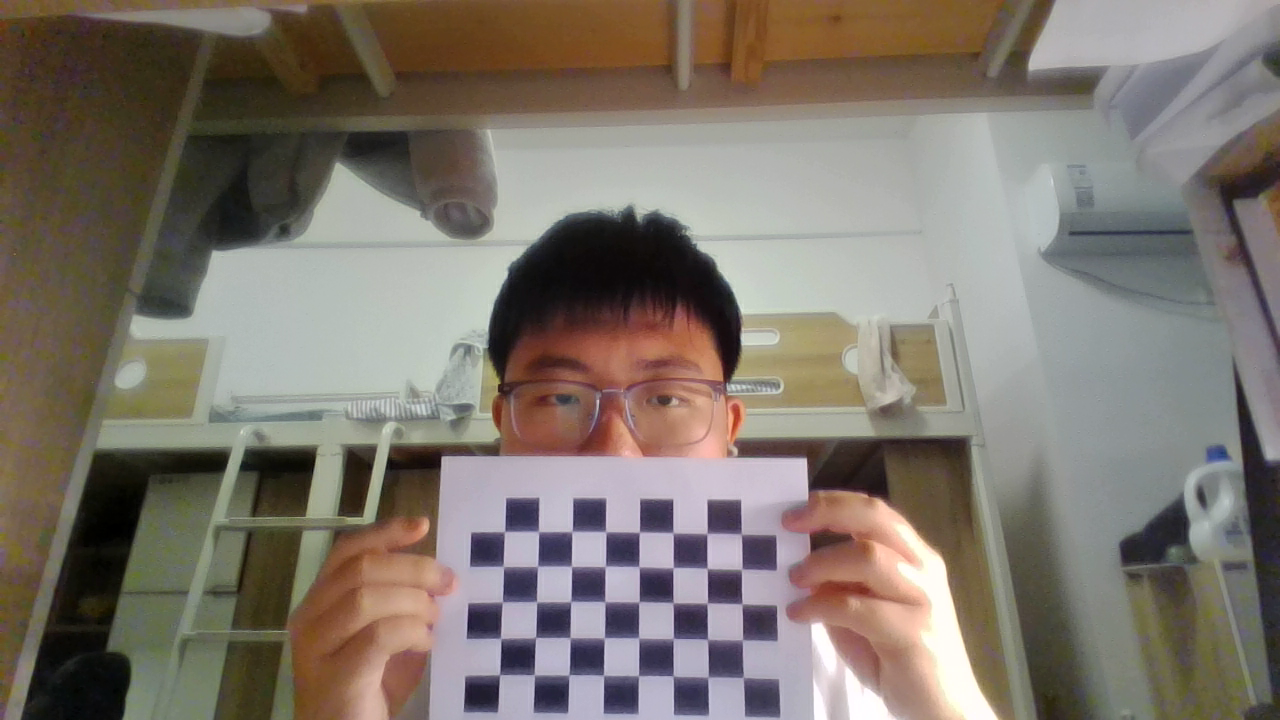
#> input picture camera_calib/data/calib/calib_02.png, 1280 x 720 px; its folder holds 4 pictures in this run
$ python calibrate.py --dir data/calib --exclude calib_07.png calib_13.png
#> lines starting #> are read from the running program, lines starting #| are printed output that depends on the picture
### camera_calib/calib_lib.py
"""共用函数：棋盘格检测、相机标定、平面（标定板所在平面）测量。

所有长度单位统一为毫米 (mm)，长度单位换算是本实验最容易出错的地方，
因此这里只用一个单位，避免 m / mm 混用。
"""

from __future__ import annotations

import json
from datetime import datetime
from pathlib import Path

import cv2
import numpy as np

IMG_EXTS = {".png", ".jpg", ".jpeg", ".bmp", ".tif", ".tiff"}

# 亚像素迭代：最多 100 次或位移小于 1e-6 px
SUB_PIX_CRITERIA = (cv2.TERM_CRITERIA_EPS + cv2.TERM_CRITERIA_MAX_ITER, 100, 1e-6)

# 默认标定板：9×6 个方格，即 8×5 个内部角点，格边长 20 mm
DEFAULT_COLS = 9
DEFAULT_ROWS = 6
DEFAULT_SQUARE_MM = 20.0


# --------------------------------------------------------------------------
# 基本工具
# --------------------------------------------------------------------------
def inner_corners(cols: int = DEFAULT_COLS, rows: int = DEFAULT_ROWS) -> tuple[int, int]:
    """方格数 -> 内部角点数。OpenCV 只认内部角点，9×6 格对应 8×5 角点。"""
    return cols - 1, rows - 1


def object_points(pattern: tuple[int, int], square_mm: float) -> np.ndarray:
    """角点在标定板坐标系下的三维坐标 (N,3)，单位 mm，z=0。

    顺序与 findChessboardCorners 的输出一致：逐行、从左到右。
    """
    cols, rows = pattern
    pts = np.zeros((cols * rows, 3), np.float32)
    pts[:, :2] = np.mgrid[0:cols, 0:rows].T.reshape(-1, 2) * float(square_mm)
    return pts


def list_images(folder) -> list[Path]:
    folder = Path(folder)
    if not folder.exists():
        return []
    return sorted(p for p in folder.iterdir() if p.suffix.lower() in IMG_EXTS)


# [15 lines left out: functions load_calib, save_calib, not called in this run]


# --------------------------------------------------------------------------
# 角点检测
# --------------------------------------------------------------------------
def find_corners(
    gray: np.ndarray,
    pattern: tuple[int, int],
    use_sb: bool = True,
    subpix: bool = True,
) -> tuple[bool, np.ndarray | None]:
    """在灰度图上找棋盘格内部角点。

    优先用 findChessboardCornersSB（OpenCV 4.6+ 自带，抗噪、自带亚像素），
    失败再退回经典的 findChessboardCorners + cornerSubPix。
    """
    found, corners = False, None

    if use_sb and hasattr(cv2, "findChessboardCornersSB"):
        flags = cv2.CALIB_CB_NORMALIZE_IMAGE | cv2.CALIB_CB_ACCURACY
        found, corners = cv2.findChessboardCornersSB(gray, pattern, flags=flags)

    if not found:
        flags = cv2.CALIB_CB_ADAPTIVE_THRESH | cv2.CALIB_CB_NORMALIZE_IMAGE
        found, corners = cv2.findChessboardCorners(gray, pattern, flags=flags)
        if found and subpix:
            # 亚像素级精定位：在角点周围窗口内做迭代最优化
            corners = cv2.cornerSubPix(
                gray, corners, (11, 11), (-1, -1), SUB_PIX_CRITERIA
            )

    return found, (corners if found else None)


# --------------------------------------------------------------------------
# 标定
# --------------------------------------------------------------------------
def calibrate_from_images(
    paths,
    pattern: tuple[int, int],
    square_mm: float,
    model: str = "standard",
    exclude: set[str] | None = None,
    verbose: bool = False,
) -> dict:
    """对一组标定图做内参标定。

    返回 dict：camera_matrix / dist_coeffs / rms / per_view / image_size ...
    """
#> called with pattern = (8, 5), square_mm = 20, model = 'standard', verbose = False
    exclude = exclude or set()
    objp = object_points(pattern, square_mm)

    obj_all, img_all, used, skipped = [], [], [], []
    size = None

    for p in paths:
        p = Path(p)
        if p.name in exclude:
            skipped.append((p.name, "按 --exclude 排除"))
            continue
        gray = cv2.imread(str(p), cv2.IMREAD_GRAYSCALE)
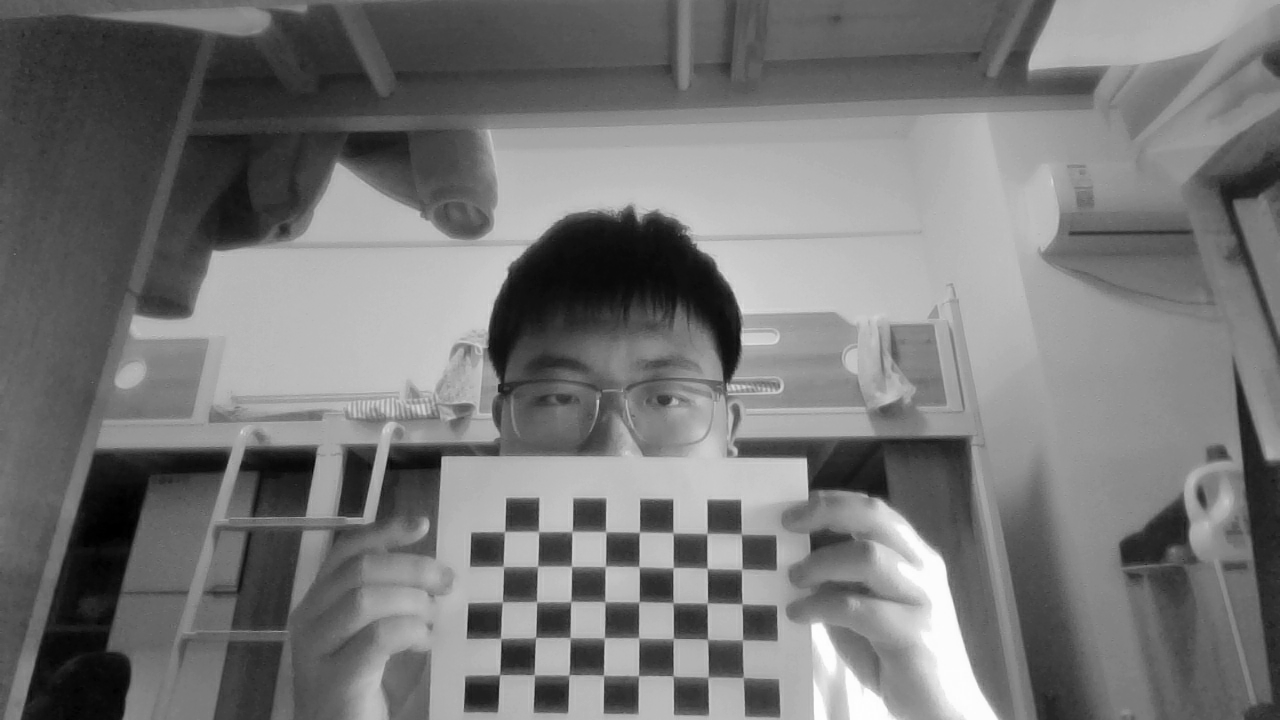
#> gray: shape (720, 1280); min 0, max 254, mean 118.1
        if gray is None:
            skipped.append((p.name, "读不了（文件损坏或不是图片）"))
            continue
        if size is None:
            size = (gray.shape[1], gray.shape[0])
#> size = (1280, 720)
        elif (gray.shape[1], gray.shape[0]) != size:
            skipped.append((p.name, f"分辨率 {gray.shape[1]}x{gray.shape[0]} 与首张 {size[0]}x{size[1]} 不一致"))
            continue

        ok, corners = find_corners(gray, pattern)
#> in find_corners, `found, corners = cv2.findChessboardCornersSB(gray, pattern, flags=flags)`: found = True; corners = 40 rows, first 8: [504.5, 531.7], [538.4, 531.6], [572.1, 531.5], [605.6, 531.7], [639.4, 532.3], [673, 532.9], [707, 533.7], [741.3, 534.6]
#> ok = True
        if not ok:
            skipped.append((p.name, "未检出角点（模糊/过曝/棋盘不全/格数不对）"))
            continue

        obj_all.append(objp)
        img_all.append(corners)
        used.append(p)
        if verbose:
            print(f"  ✓ {p.name}")
#> pass 2 of the loop in calibrate_from_images, `for p in paths:`:
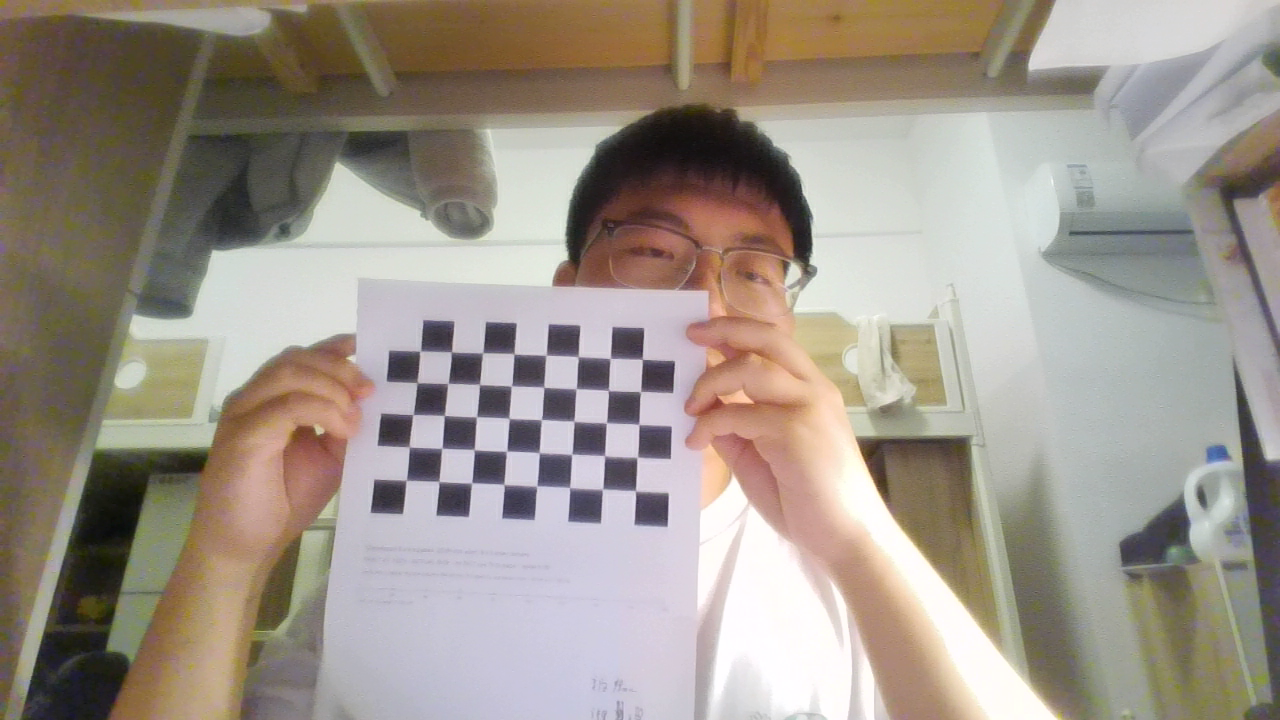
#> input picture camera_calib/data/calib/calib_05.png, 1280 x 720 px
#> in calibrate_from_images, `gray = cv2.imread(str(p), cv2.IMREAD_GRAYSCALE)`:
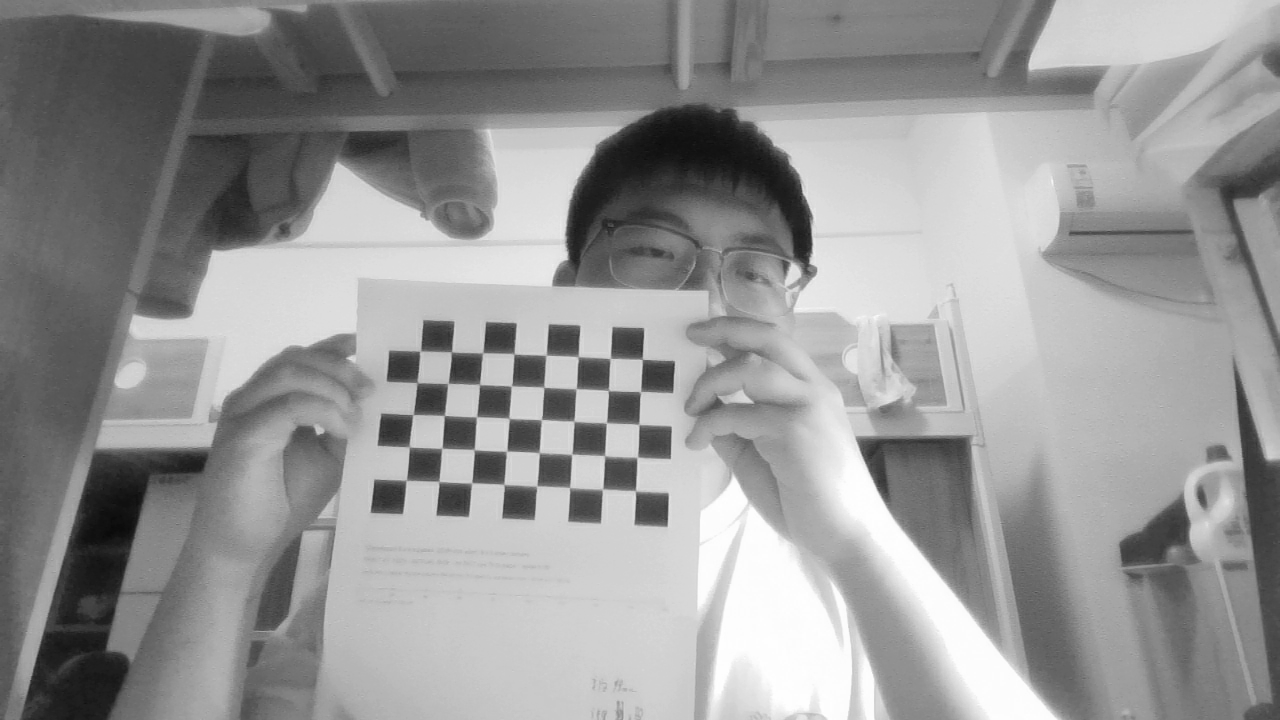
#> gray: shape (720, 1280); min 9, max 254, mean 149.5
#> in find_corners (call 2), `found, corners = cv2.findChessboardCornersSB(gray, pattern, flags=flags)`: corners = 40 rows, first 8: [420.1, 351], [451.4, 352.1], [482.6, 352.8], [513.8, 353.9], [546, 355], [578.1, 356.5], [610.1, 358.1], [642.3, 359.1]

    if len(used) < 6:
#> (the run stopped early here; a loop or call above may not have finished)
